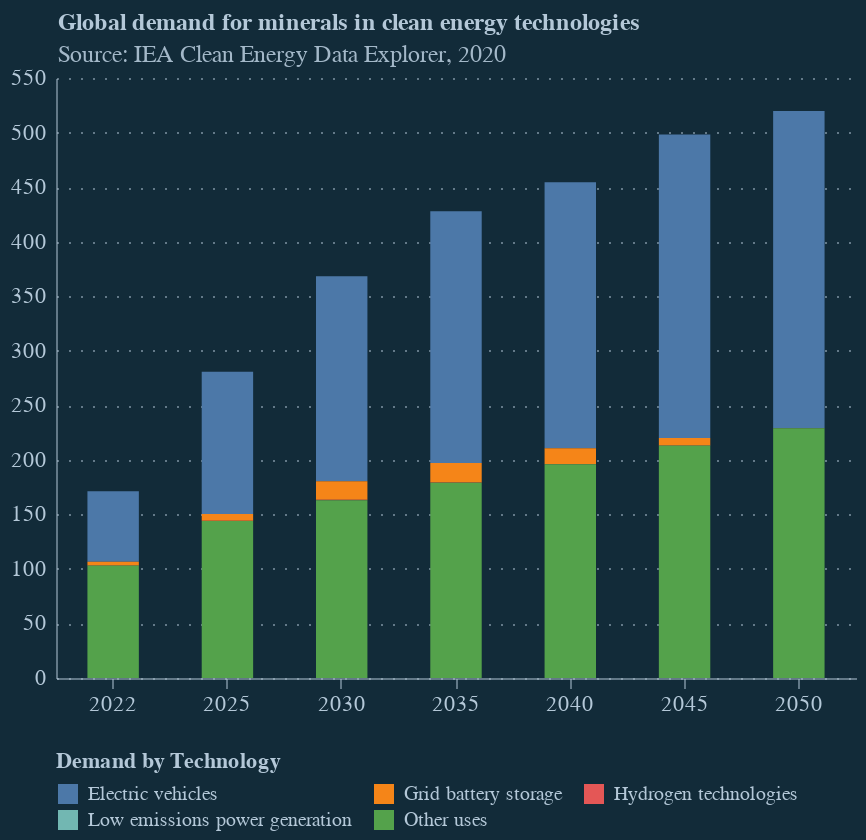

Source (notebook cell):
### Code cell
importlib.reload(eco_styles)
styles = eco_styles.EcoStyles()
styles.register_and_enable_theme(dark_mode=True)

title=alt.Title(
    "Global demand for minerals in clean energy technologies",
    subtitle="Source: IEA Critical Minerals Data Explorer",

)

alt.Chart(df, title=title).mark_bar(width={'band': 0.5}).encode(
    x = alt.X('Year:O'),
    y=alt.Y('Value:Q'),
    color=alt.Color('Technology:N', legend=alt.Legend(orient='bottom', title='Demand by Technology', columns=3)),
).transform_filter(
    alt.datum.Mineral == 'Cobalt'
).properties(
    height = 300,
    width = 400,
)

### Figure 1 — Vega-Lite specification as saved in the notebook (floating-point values rounded to 4 significant figures; data arrays with more than 128 entries replaced by an {"elided": "..."} marker saying what was removed)
{"config": {"background": "#122b39", "font": "Circular Std", "text": {"color": "#b4c8d8", "align": "left", "baseline": "middle", "dx": 7, "dy": 0, "fontSize": 11}, "view": {"stroke": null, "continuousWidth": 400, "continuousHeight": 300, "discreteWidth": 600, "discreteHeight": 300}, "line": {"width": 400, "height": 300}, "rule": {"color": "#b4c8d8"}, "point": {"filled": true, "size": 80}, "geoshape": {"stroke": "white", "strokeWidth": 0.3}, "axis": {"labelColor": "#b4c8d8", "labelFontSize": 11, "tickColor": "#b4c8d8", "tickOpacity": 0.5, "domainColor": "#b4c8d8", "domainOpacity": 0.5, "gridColor": "#b4c8d8", "gridDash": [2, 2], "gridOpacity": 0.5, "title": null, "titleColor": "#b4c8d8"}, "axisXDiscrete": {"grid": false, "labelAngle": 0, "tickCount": 10, "tickOpacity": 0.5, "title": null}, "axisXTemporal": {"grid": false, "ticks": true}, "axisXQuantitative": {"grid": true}, "axisYQuantitative": {"gridColor": "#b4c8d8", "gridDash": [1, 5], "gridOpacity": 0.5, "ticks": false, "labelPadding": 5}, "title": {"color": "#b4c8d8", "subtitleColor": "#b4c8d8E6", "anchor": "start", "dx": 24, "fontSize": 12, "subtitleFontSize": 12, "subtitlePadding": 4, "offset": -1}, "legend": {"titleColor": "#b4c8d8", "labelColor": "#b4c8d8"}}, "data": {"name": "data-e9e031be811517f2736327f88af527c5"}, "mark": {"type": "bar", "width": {"band": 0.5}}, "encoding": {"color": {"field": "Technology", "legend": {"columns": 3, "orient": "bottom", "title": "Demand by Technology"}, "type": "nominal"}, "x": {"field": "Year", "type": "ordinal"}, "y": {"field": "Value", "type": "quantitative"}}, "height": 300, "title": {"text": "Global demand for minerals in clean energy technologies", "subtitle": "Source: IEA Clean Energy Data Explorer, 2020"}, "transform": [{"filter": "(datum.Mineral === 'Cobalt')"}], "width": 400, "$schema": "https://vega.github.io/schema/vega-lite/v5.8.0.json", "datasets": {"data-e9e031be811517f2736327f88af527c5": {"elided": "182 records"}}}
